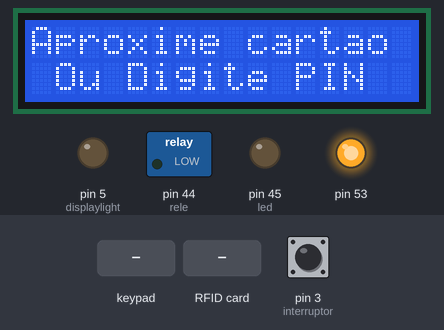
Recording of a sketch running on a simulated Arduino Mega 2560, built with avr-gcc and run on an emulated ATmega2560. Parts: 16×2 character LCD, switched loads named in the sketch (green lamp = pin HIGH), output pins drawn as LEDs (lit = HIGH). The inputs (shaded band) are chosen by the test bench; at power-on: pin 3 (interruptor) LOW. What the sketch prints to the serial monitor is not drawn.

Above: at 1.3 s.
1.4 s: keypad keys 4 5 2 8 # pressed 0.4 s apart
At 4.2 s:
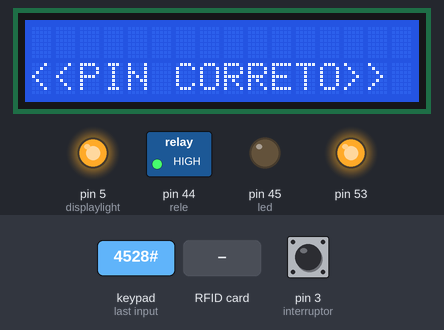
4.9 s: RFID card 46 D6 C3 93 held to the reader
At 6.8 s:
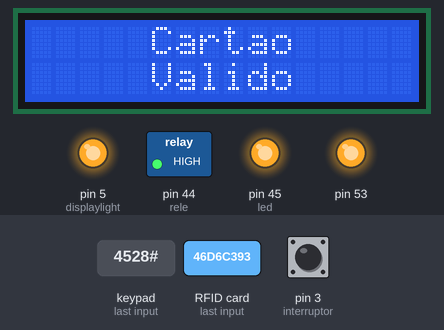
7.9 s: RFID card 59 BF 8B AB held to the reader
10.9 s: pin 3 (interruptor) pulled HIGH for 1 s
At 11.6 s:
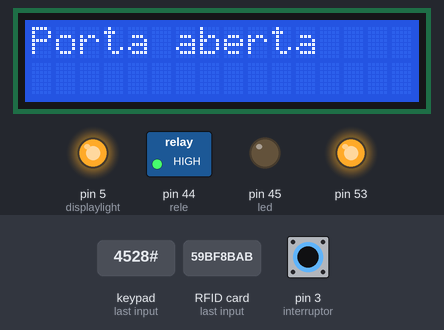
17.9 s: RFID card 46 CD C7 93 held to the reader
Timing chart, 0 to 20.9 s (numbered marks = the images above; inputs shaded):
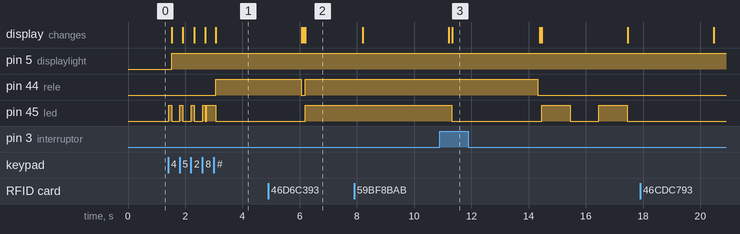

Measured:
- after the input at 1.4 s, pin 5 (displaylight): LOW → HIGH after 0.12 s; pin 44 (rele): LOW → HIGH after 1.7 s; pin 45 (led): goes 3 × (HIGH 0.10 s, LOW 0.29 s), HIGH 0.10 s, LOW 0.05 s, HIGH 0.30 s, then LOW, starting at once; the display: first changes after 0.13 s (image 1 shows a later state)
- after the input at 4.9 s, pin 5 (displaylight): stays HIGH (without the input it goes to LOW after 1.3 s)
- after the input at 10.9 s, pin 44 (rele): HIGH → LOW after 3.4 s instead of 0.42 s; the display: first differs from a run without the input after 0.43 s (image 3)

The sketch:

Programacao_Final_PAP.ino
```cpp
#include <Password.h>
#include <SPI.h>
#include <MFRC522.h>
#include <LiquidCrystal.h>
#include <Keypad.h>
#define SS_PIN 9     //SDA Arduino
#define RST_PIN 8   //RST Arduino
#define rele 44    //rele ligado ao pino 4 Arduino
#define led 45    //led ligado ao pino 45 Arduino
#define interruptor 3
#define displaylight 5
int estadointerruptor = 0; //define o estado do interruptor em 0

MFRC522 mfrc522(SS_PIN, RST_PIN);   // Criar instancia MFRC522

LiquidCrystal lcd(22, 23, 24, 25, 26, 27, 28); //Definir os pinos RS,RW,E,D4,D5,D6,D7 do display ao Arduino correspondentes

char newPassword[4]; //charater string of newPasswordString
byte maxPasswordLength = 4; //valor maximo de carateres PASSWORD
byte currentPasswordLength = 0;
byte data_count = 0;
char Data[4]; //numero de carateres PASSWORD

Password password = Password("4528"); //Password correspondente abrir porta
int dlugosc = 4; //Password com 4 carateres
int ilosc; //
//Definicao da quantidade de linhas e colunas
const byte ROWS = 4; //4 Linhas
const byte COLS = 3; //3 Colunas

//Matriz de carateres
char keys[ROWS][COLS] =
{
  {'1', '2', '3'},
  {'4', '5', '6'},
  {'7', '8', '9'},
  {'*', '0', '#'}
};

//Definicao dos pinos das linhas
byte rowPins[ROWS] = {34, 35, 36, 37}; //Linhas
byte colPins[COLS] = {38, 39, 40};  // Colunas
byte currentLength = 0;
Keypad keypad = Keypad( makeKeymap(keys), rowPins, colPins, ROWS, COLS );

void setup()
{
  Serial.begin(9600);   // Inicia a serial comunicaçao
  lcd.begin(16, 2); //Inicio o display
  SPI.begin();      // Inicia  SPI bus
  mfrc522.PCD_Init(); //Inicia o RFID MFRC522
  keypad.addEventListener(keypadEvent);
  pinMode(led, OUTPUT); //led como saida
  pinMode(rele, OUTPUT);
  pinMode(displaylight, OUTPUT);
  digitalWrite(displaylight, HIGH);
  digitalWrite(rele, LOW);
  digitalWrite(led, LOW);
  Serial.println("Aproxime o cartão...");
  Serial.println();
  digitalWrite(rele, LOW);
  lcd.setCursor(0, 0);
  lcd.print("Aproxime cartao");
  lcd.setCursor(1, 1);
  lcd.print("Ou Digite PIN");
  digitalWrite(displaylight, LOW);
}

void loop()
{
  keypad.getKey();
  estadointerruptor = digitalRead(interruptor);
  if(estadointerruptor == 1){
    lcd.clear();
    digitalWrite(displaylight, HIGH);
    digitalWrite(rele, HIGH);
    Serial.println("Porta aberta");
    lcd.print("Porta aberta");
    delay(3000);
    digitalWrite(rele, LOW);
    setup();
  }
  else{
    digitalWrite(rele, LOW);
  }
  lcd.setCursor(0, 0);
  lcd.leftToRight();
  // novos cartoes
  if ( ! mfrc522.PICC_IsNewCardPresent())
  {
    return;
  }
  // Select one of the cards
  if ( ! mfrc522.PICC_ReadCardSerial())
  {
    return;
  }
  //Mostrar UID no serial monitor
  Serial.print("UID tag : ");
  String content = "";
  byte letter;
  for (byte i = 0; i < mfrc522.uid.size; i++)
  {
    Serial.print(mfrc522.uid.uidByte[i] < 0x10 ? " 0" : " ");
    Serial.print(mfrc522.uid.uidByte[i], HEX);
    content.concat(String(mfrc522.uid.uidByte[i] < 0x10 ? " 0" : " "));
    content.concat(String(mfrc522.uid.uidByte[i], HEX));
  }
  Serial.println();
  Serial.print("Message : ");
  content.toUpperCase();
  if (content.substring(1) == "46 D6 C3 93" || content.substring(1) == "46 CD C7 93") //UID Tags de acesso para a fechadura eletrica magnetica
  {
    digitalWrite(displaylight, HIGH);
    digitalWrite(rele, HIGH);
    digitalWrite(led, HIGH);
    Serial.println("Acesso Autorizado");
    Serial.println();
    lcd.clear();
    lcd.setCursor(5, 0);
    lcd.print("Cartao");
    lcd.setCursor(5, 1);
    lcd.print("Valido");
    delay(2000);
    lcd.clear();
    lcd.setCursor(5, 0);
    lcd.print("Acesso");
    lcd.setCursor(3, 1);
    lcd.print("Autorizado");
    delay(3000);
    lcd.clear();
    setup();
  }
  else   {
    digitalWrite(displaylight, HIGH);
    Serial.println("Acesso Recusado");
    digitalWrite(rele, LOW);
    lcd.clear();
    lcd.setCursor(4, 0);
    lcd.print("Cartao");
    lcd.setCursor(3, 1);
    lcd.print("Invalido");
    digitalWrite(led, HIGH);
    delay(1000);
    digitalWrite(led, LOW);
    delay(1000);
    digitalWrite(led, HIGH);
    delay(1000);
    digitalWrite(led, LOW);
    lcd.clear();
    lcd.setCursor(4, 0);
    lcd.print("Acesso");
    lcd.setCursor(4, 1);
    lcd.print("Recusado");
    delay(3000);
    lcd.clear();
  }
  //Para cartao  Master
  if (content.substring(1) == "59 BF 8B AB") //ID Cartao Master
  {
    digitalWrite(displaylight, HIGH);
    Serial.println("Area de configuracao");
    Serial.println();
    lcd.setCursor(5, 0);
    lcd.print("Area de");
    lcd.setCursor(2, 1);
    lcd.print("Configuracao");
    menu();
  }
}
void menu()
{
  digitalWrite(displaylight, HIGH);
  lcd.clear();
  lcd.setCursor(5, 0);
  lcd.print("Menu de");
  lcd.setCursor(0, 1);
  lcd.print("Programacao");
  delay(4000);
  lcd.clear();
  lcd.setCursor(0, 0);
  lcd.print("Configuracao");
  lcd.clear();
}

void keypadEvent(KeypadEvent eKey)
{
  switch (keypad.getState())
  {
    case PRESSED:
      int i;
      for ( i = 1; i <= 1; i++ )
      {
        digitalWrite(led, HIGH);
        delay(100);
        digitalWrite(led, LOW);
      }
      Serial.print("Pressed: ");
      Serial.println(eKey);

      switch (eKey)
      {
          case '#':
          menu();
          break;

          case '*':
          setup();
          break;

        default:
          ilosc = ilosc + 1;
          password.append(eKey);
      }
      //Serial.println(ilosc);

      if (ilosc == 1)
      {
        digitalWrite(displaylight, HIGH);
        lcd.clear();
        lcd.setCursor(1, 0);
        lcd.print("< PIN >");
        lcd.setCursor(0, 1);
        lcd.print("*_");
      }
      if (ilosc == 2)
      {
        lcd.noBlink();
        lcd.clear();
        lcd.setCursor(1, 0);
        lcd.print("< PIN >");
        lcd.setCursor(0, 1);
        lcd.print("**_");
      }
      if (ilosc == 3)
      {
        lcd.noBlink();
        lcd.clear();
        lcd.setCursor(1, 0);
        lcd.print("< PIN >");
        lcd.setCursor(0, 1);
        lcd.print("***_");
      }
      if (ilosc == 4)
      {
        lcd.noBlink();
        lcd.clear();
        lcd.setCursor(1, 0);
        lcd.print("< PIN >");
        lcd.setCursor(0, 1);
        lcd.print("****");
      }

      if (ilosc == dlugosc)
      {
        delay(50);
        checkPassword();
        ilosc = 0;
      }
 }
}

void checkPassword()
{
  if (password.evaluate())
  {
    int i;
    for ( i = 1; i <= 3; i++ )
    {
      digitalWrite(led, HIGH);
      delay(100);
      digitalWrite(led, LOW);
    }
    ilosc = 0;
    password.reset();
    Serial.println("Correto");
    digitalWrite(displaylight, HIGH);
    lcd.clear();
    lcd.setCursor(0, 1);
    lcd.print("<<PIN CORRETO>>");
    digitalWrite(rele, HIGH);
    delay(3000);
    digitalWrite(rele, LOW);
    lcd.clear();
    lcd.setCursor(0, 0);
    lcd.print("   Bem vindo");
    lcd.setCursor(0, 1);
    lcd.print("FAVOR Digite PIN");
    setup();
  }
  else
  {
    int i;
    for ( i = 1; i <= 1; i++ )
    {
      digitalWrite(led, HIGH);
      delay(100);
      digitalWrite(led, LOW);
      delay(100);
    }
    ilosc = 0;
    password.reset();
    Serial.println("Error");
    digitalWrite(led, HIGH);
    delay(400);
    digitalWrite(led, LOW);
    digitalWrite(led, HIGH);
    delay(400);
    digitalWrite(led, LOW);
    digitalWrite(displaylight, HIGH);
    lcd.clear();
    lcd.setCursor(2, 0);
    lcd.print("PIN INCORRETO");
    delay(2000);
    lcd.clear();
    setup();
  }
}
```
